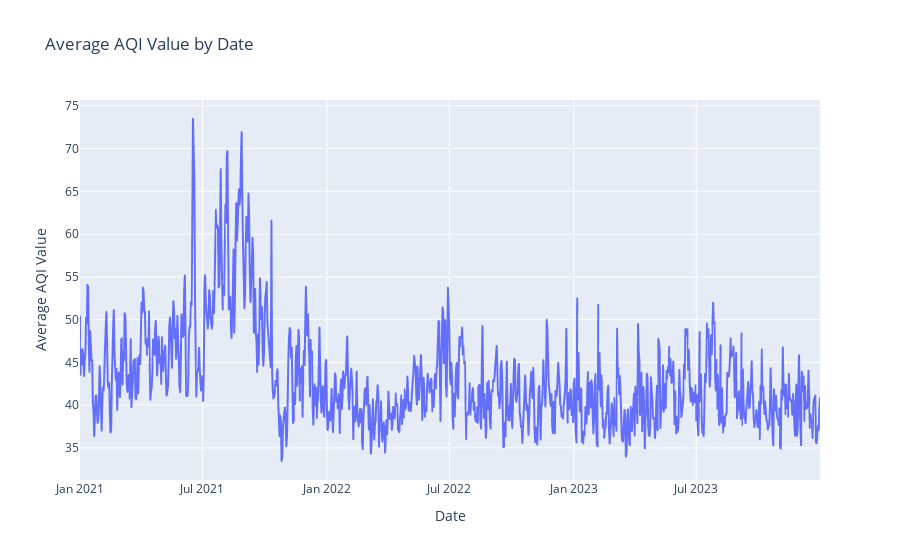

This figure's notebook cell:
### Code cell
fig = px.line(
    avg_aqi_df, 
    x='date', 
    y='aqi_value', 
    title='Average AQI Value by Date',
    labels={'aqi_value': 'Average AQI Value', 'date': 'Date'},
    line_shape='linear'
)
fig.show()

### Figure 1 — Plotly figure (JSON) as saved in the notebook; plotly's stock layout.template omitted (floating-point values rounded to 4 significant figures; data arrays with more than 128 entries replaced by an {"elided": "..."} marker saying what was removed)
{"data": [{"hovertemplate": "Date=%{x}<br>Average AQI Value=%{y}<extra></extra>", "legendgroup": "", "line": {"color": "#636efa", "dash": "solid", "shape": "linear"}, "marker": {"symbol": "circle"}, "mode": "lines", "name": "", "showlegend": false, "type": "scattergl", "x": {"elided": "1095 str values"}, "xaxis": "x", "y": {"elided": "1095 float values"}, "yaxis": "y"}], "layout": {"legend": {"tracegroupgap": 0}, "title": {"text": "Average AQI Value by Date"}, "xaxis": {"anchor": "y", "domain": [0, 1], "title": {"text": "Date"}}, "yaxis": {"anchor": "x", "domain": [0, 1], "title": {"text": "Average AQI Value"}}}}
